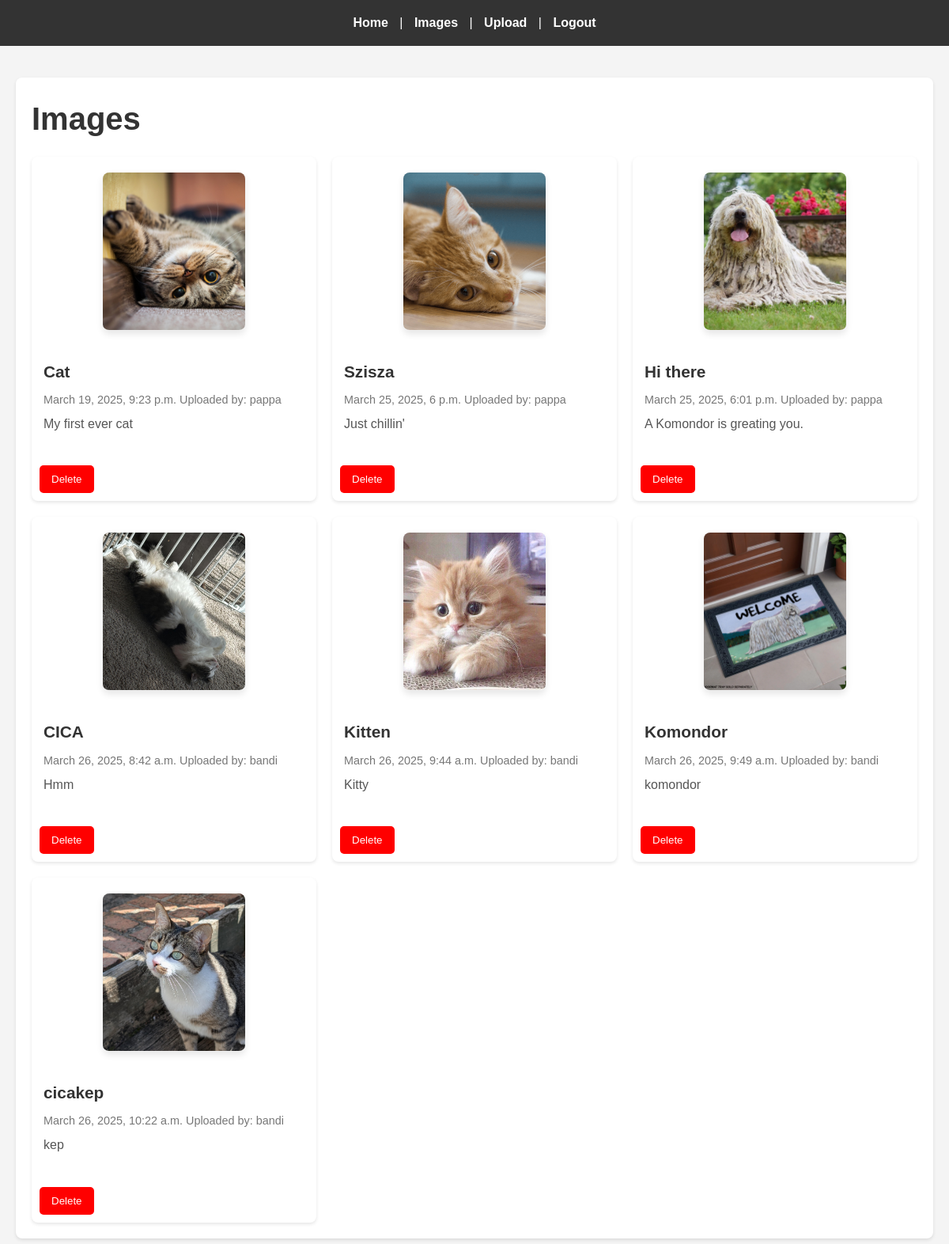
The app's page /images/ (signed in), older data.
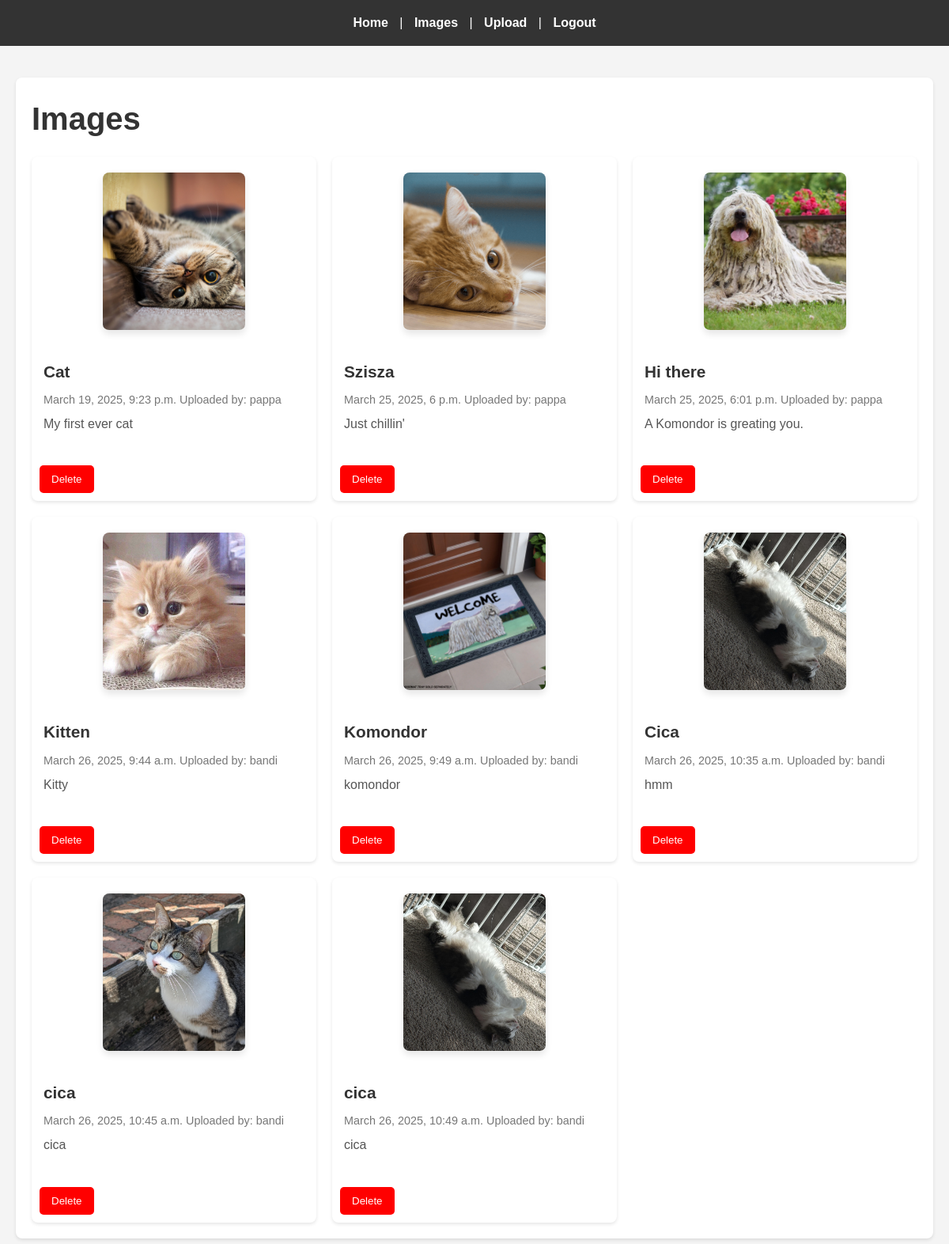
The same page, newer data.
### images/models.py (models this page shows, shortened)
class Image(models.Model):
    title = models.CharField(max_length=48)
    body = models.TextField()
    slug = models.SlugField(max_length=48, unique=True)
    date = models.DateTimeField(auto_now_add=True)
    banner = models.ImageField(default='fallback.png', blank=True)
    author = models.ForeignKey('auth.User', on_delete=models.CASCADE, default=1)

### images/views.py (the view)
# urls.py: path('', views.images_list, name="list"),
@login_required
def images_list(request):
    images = Image.objects.all()
    return render(request,  'images/images_list.html', {'images': images})

### images/templates/images/images_list.html (shortened to what this page needs)
{% extends 'layout.html' %}
{% block content %}
    <section class="images-list">
        <h1>Images</h1>
        <div class="image-grid">
            {% for image in images %}
                <article class="image-card">
                    <div class="image-card-header">
                        <a href="{% url 'images:page' slug=image.slug %}">
                            <img
                                class="banner"
                                src="{{ image.banner.url }}"
                                alt="{{ image.title }}"
                            />
                        </a>
                    </div>
                    <div class="image-card-content">
                        <a href="{% url 'images:page' slug=image.slug %}">
                            <h2 class="image-card-title">{{ image.title }}</h2>
                            <p class="image-card-date">{{ image.date }}
                                Uploaded by: {{ image.author }}</p>
                            <p class="image-card-body">{{ image.body|truncatewords:20 }}</p>
                        </a>
                    </div>
                    <div class="image-card-footer">
                        <form method="post" action="{% url 'images:delete' slug=image.slug %}" onsubmit="return confirm('Are you sure you want to delete this image?');">
                            <button type="submit" class="delete-button">Delete</button>
                        </form>
                    </div>
                </article>
            {% endfor %}
        </div>
    </section>
{% endblock %}

### templates/layout.html (shortened to what this page needs)
<!DOCTYPE html>
{% load static %}
<html lang="en">
<head>
    <link rel="stylesheet" href="{% static 'css/style.css' %}">
</head>
<body>
    <nav>
        <a href="/">
            <span aria-label="Home" title="Home">Home</span>
        </a> |
        {% if user.is_authenticated %}
            <a href="{% url 'images:list' %}">
               <span aria-label="Images" title="Images">Images</span>
            </a> |
            <a href="{% url 'images:upload' %}">
                <span aria-label="Upload" title="Upload">Upload</span>
            </a> |
            <a href="{% url 'users:logout' %}">
                <span aria-label="Logout" title="Logout">Logout</span>
            </a>
        {% endif %}
    </nav>
    <main>
        {% block content %}
        {% endblock %}
    </main>
</body>
</html>

### static/css/style.css (style rules this page uses)
* { margin: 0; padding: 0; box-sizing: border-box; }
body { font-family: 'Arial', sans-serif; line-height: 1.6; background-color: #f4f4f4; color: #333; }
nav { background-color: #333; color: #fff; padding: 1rem; text-align: center; margin-bottom: 20px; }
nav a { color: #fff; text-decoration: none; margin: 0 10px; font-weight: bold; }
main { padding: 20px; max-width: 1200px; margin: 0 auto; }
section { background-color: #fff; padding: 20px; border-radius: 8px; box-shadow: 0 2px 4px rgba(0, 0, 0, 0.1); }
h1 { font-size: 2.5rem; margin-bottom: 1rem; color: #333; }
p { font-size: 1.1rem; margin-bottom: 1rem; color: #555; }
.banner { max-width: 50%; height: auto; display: block; margin: 20px auto; border-radius: 8px; box-shadow: 0 4px 8px rgba(0, 0, 0, 0.1); }
.images-list { padding: 20px; }
.image-grid { display: grid; grid-template-columns: repeat(auto-fit, minmax(300px, 1fr)); gap: 20px; }
.image-card { background-color: #fff; border-radius: 8px; box-shadow: 0 2px 4px rgba(0, 0, 0, 0.1); overflow: hidden; transition: transform 0.3s ease; }
.image-card a { text-decoration: none; color: inherit; display: block; }
.image-card .banner { width: 100%; height: 200px; object-fit: cover; border-bottom: 1px solid #eee; }
.image-card-header { position: relative; }
.image-card-content { padding: 15px; }
.image-card-title { font-size: 1.3rem; margin-bottom: 0.5rem; color: #333; }
.image-card-date { font-size: 0.9rem; color: #777; margin-bottom: 0.5rem; }
.image-card-body { font-size: 1rem; color: #555; line-height: 1.4; }
.image-card-footer { padding: 10px; }
.delete-button { background-color: red; color: white; padding: 10px 15px; border: none; border-radius: 5px; cursor: pointer; transition: background-color 0.3s ease; }

Row changes from the older to the newer data that the page shows:
removed Image: banner (picture), title "CICA", date "March 26, 2025, 8:42 a.m.", author "bandi", body "Hmm"
removed Image: banner (picture), title "cicakep", date "March 26, 2025, 10:22 a.m.", author "bandi", body "kep"
added Image: banner (picture), title "Cica", date "March 26, 2025, 10:35 a.m.", author "bandi", body "hmm"
added Image: banner (picture), title "cica", date "March 26, 2025, 10:45 a.m.", author "bandi", body "cica"
added Image: banner (picture), title "cica", date "March 26, 2025, 10:49 a.m.", author "bandi", body "cica"
